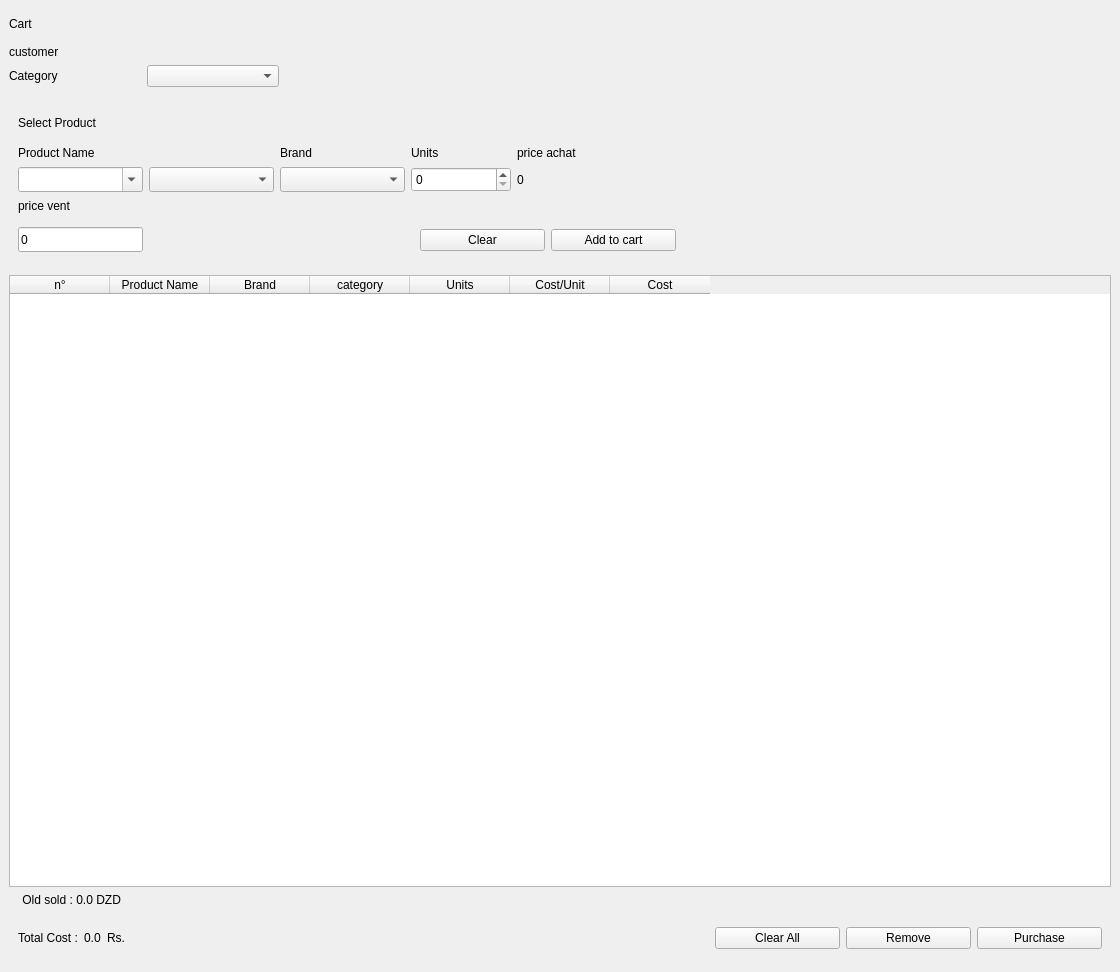
<?xml version="1.0" encoding="UTF-8"?>
<ui version="4.0">
 <class>purchase</class>
 <widget class="QWidget" name="purchase">
  <property name="geometry">
   <rect>
    <x>0</x>
    <y>0</y>
    <width>1120</width>
    <height>972</height>
   </rect>
  </property>
  <property name="windowTitle">
   <string>Form</string>
  </property>
  <property name="type" stdset="0">
   <string>main</string>
  </property>
  <layout class="QGridLayout">
   <property name="leftMargin">
    <number>0</number>
   </property>
   <property name="topMargin">
    <number>0</number>
   </property>
   <property name="rightMargin">
    <number>0</number>
   </property>
   <property name="bottomMargin">
    <number>0</number>
   </property>
   <property name="spacing">
    <number>2</number>
   </property>
   <item row="0" column="0">
    <widget class="QFrame" name="mainframe_2">
     <property name="enabled">
      <bool>true</bool>
     </property>
     <property name="styleSheet">
      <string notr="true"/>
     </property>
     <property name="type" stdset="0">
      <string>mainframe</string>
     </property>
     <layout class="QGridLayout" name="gridLayout_4">
      <item row="0" column="0" colspan="3">
       <widget class="QLabel" name="h_2">
        <property name="minimumSize">
         <size>
          <width>0</width>
          <height>30</height>
         </size>
        </property>
        <property name="maximumSize">
         <size>
          <width>16777215</width>
          <height>30</height>
         </size>
        </property>
        <property name="styleSheet">
         <string notr="true"/>
        </property>
        <property name="text">
         <string>Cart</string>
        </property>
        <property name="type" stdset="0">
         <string>heading</string>
        </property>
       </widget>
      </item>
      <item row="3" column="0">
       <widget class="Line" name="line">
        <property name="orientation">
         <enum>Qt::Vertical</enum>
        </property>
       </widget>
      </item>
      <item row="1" column="0">
       <layout class="QVBoxLayout" name="verticalLayout_2">
        <item>
         <layout class="QHBoxLayout" name="horizontalLayout_6">
          <item>
           <widget class="QLabel" name="label_5">
            <property name="font">
             <font>
              <stylestrategy>PreferDefault</stylestrategy>
             </font>
            </property>
            <property name="layoutDirection">
             <enum>Qt::LeftToRight</enum>
            </property>
            <property name="text">
             <string>customer</string>
            </property>
           </widget>
          </item>
         </layout>
        </item>
       </layout>
      </item>
      <item row="7" column="2" alignment="Qt::AlignRight">
       <widget class="QFrame" name="frameCartButtons">
        <property name="minimumSize">
         <size>
          <width>0</width>
          <height>50</height>
         </size>
        </property>
        <property name="maximumSize">
         <size>
          <width>16777215</width>
          <height>50</height>
         </size>
        </property>
        <layout class="QHBoxLayout" name="horizontalLayout_3">
         <item>
          <widget class="QPushButton" name="buttonClearAll">
           <property name="minimumSize">
            <size>
             <width>125</width>
             <height>0</height>
            </size>
           </property>
           <property name="maximumSize">
            <size>
             <width>125</width>
             <height>16777215</height>
            </size>
           </property>
           <property name="cursor">
            <cursorShape>PointingHandCursor</cursorShape>
           </property>
           <property name="text">
            <string>Clear All</string>
           </property>
          </widget>
         </item>
         <item>
          <widget class="QPushButton" name="buttonRemove">
           <property name="minimumSize">
            <size>
             <width>125</width>
             <height>0</height>
            </size>
           </property>
           <property name="maximumSize">
            <size>
             <width>125</width>
             <height>16777215</height>
            </size>
           </property>
           <property name="cursor">
            <cursorShape>PointingHandCursor</cursorShape>
           </property>
           <property name="text">
            <string>Remove</string>
           </property>
          </widget>
         </item>
         <item>
          <widget class="QPushButton" name="buttonPurchase">
           <property name="minimumSize">
            <size>
             <width>125</width>
             <height>0</height>
            </size>
           </property>
           <property name="maximumSize">
            <size>
             <width>125</width>
             <height>16777215</height>
            </size>
           </property>
           <property name="cursor">
            <cursorShape>PointingHandCursor</cursorShape>
           </property>
           <property name="text">
            <string>Purchase</string>
           </property>
          </widget>
         </item>
        </layout>
       </widget>
      </item>
      <item row="4" column="0">
       <widget class="QFrame" name="mainframe_1">
        <property name="minimumSize">
         <size>
          <width>0</width>
          <height>170</height>
         </size>
        </property>
        <property name="maximumSize">
         <size>
          <width>16777215</width>
          <height>170</height>
         </size>
        </property>
        <property name="styleSheet">
         <string notr="true"/>
        </property>
        <property name="type" stdset="0">
         <string>mainframe</string>
        </property>
        <layout class="QGridLayout" name="gridLayout_2">
         <item row="19" column="3" colspan="2" alignment="Qt::AlignRight">
          <widget class="QFrame" name="frameSearchButtons">
           <property name="maximumSize">
            <size>
             <width>16777215</width>
             <height>50</height>
            </size>
           </property>
           <property name="styleSheet">
            <string notr="true"/>
           </property>
           <layout class="QHBoxLayout" name="horizontalLayout">
            <item>
             <widget class="QPushButton" name="buttonClear">
              <property name="minimumSize">
               <size>
                <width>125</width>
                <height>0</height>
               </size>
              </property>
              <property name="maximumSize">
               <size>
                <width>125</width>
                <height>16777215</height>
               </size>
              </property>
              <property name="cursor">
               <cursorShape>PointingHandCursor</cursorShape>
              </property>
              <property name="text">
               <string>Clear</string>
              </property>
              <property name="iconSize">
               <size>
                <width>16</width>
                <height>16</height>
               </size>
              </property>
             </widget>
            </item>
            <item>
             <widget class="QPushButton" name="buttonAdd">
              <property name="minimumSize">
               <size>
                <width>125</width>
                <height>0</height>
               </size>
              </property>
              <property name="maximumSize">
               <size>
                <width>125</width>
                <height>16777215</height>
               </size>
              </property>
              <property name="cursor">
               <cursorShape>PointingHandCursor</cursorShape>
              </property>
              <property name="text">
               <string>Add to cart</string>
              </property>
             </widget>
            </item>
           </layout>
          </widget>
         </item>
         <item row="0" column="0" colspan="5">
          <widget class="QLabel" name="h_1">
           <property name="enabled">
            <bool>true</bool>
           </property>
           <property name="minimumSize">
            <size>
             <width>0</width>
             <height>30</height>
            </size>
           </property>
           <property name="maximumSize">
            <size>
             <width>16777215</width>
             <height>30</height>
            </size>
           </property>
           <property name="styleSheet">
            <string notr="true"/>
           </property>
           <property name="text">
            <string>Select Product</string>
           </property>
           <property name="type" stdset="0">
            <string>heading</string>
           </property>
          </widget>
         </item>
         <item row="19" column="0">
          <widget class="QLineEdit" name="fieldpricev">
           <property name="minimumSize">
            <size>
             <width>125</width>
             <height>25</height>
            </size>
           </property>
           <property name="maximumSize">
            <size>
             <width>300</width>
             <height>25</height>
            </size>
           </property>
           <property name="text">
            <string>0</string>
           </property>
          </widget>
         </item>
         <item row="18" column="0">
          <widget class="QLabel" name="labelCode">
           <property name="styleSheet">
            <string notr="true"/>
           </property>
           <property name="text">
            <string>price vent</string>
           </property>
          </widget>
         </item>
         <item row="17" column="0">
          <widget class="QComboBox" name="fieldName">
           <property name="minimumSize">
            <size>
             <width>125</width>
             <height>25</height>
            </size>
           </property>
           <property name="styleSheet">
            <string notr="true"/>
           </property>
           <property name="editable">
            <bool>true</bool>
           </property>
          </widget>
         </item>
         <item row="6" column="0">
          <widget class="QLabel" name="labelName">
           <property name="maximumSize">
            <size>
             <width>16777215</width>
             <height>25</height>
            </size>
           </property>
           <property name="styleSheet">
            <string notr="true"/>
           </property>
           <property name="text">
            <string>Product Name</string>
           </property>
          </widget>
         </item>
         <item row="17" column="1">
          <widget class="QComboBox" name="fieldCategory">
           <property name="minimumSize">
            <size>
             <width>125</width>
             <height>25</height>
            </size>
           </property>
           <property name="styleSheet">
            <string notr="true"/>
           </property>
          </widget>
         </item>
         <item row="17" column="2">
          <widget class="QComboBox" name="fieldBrand">
           <property name="enabled">
            <bool>true</bool>
           </property>
           <property name="minimumSize">
            <size>
             <width>125</width>
             <height>25</height>
            </size>
           </property>
           <property name="styleSheet">
            <string notr="true"/>
           </property>
          </widget>
         </item>
         <item row="6" column="2">
          <widget class="QLabel" name="labelBrand">
           <property name="styleSheet">
            <string notr="true"/>
           </property>
           <property name="text">
            <string>Brand</string>
           </property>
          </widget>
         </item>
         <item row="17" column="3">
          <widget class="QSpinBox" name="fieldUnits">
           <property name="minimumSize">
            <size>
             <width>100</width>
             <height>25</height>
            </size>
           </property>
           <property name="maximumSize">
            <size>
             <width>100</width>
             <height>25</height>
            </size>
           </property>
           <property name="styleSheet">
            <string notr="true"/>
           </property>
           <property name="buttonSymbols">
            <enum>QAbstractSpinBox::UpDownArrows</enum>
           </property>
          </widget>
         </item>
         <item row="6" column="3">
          <widget class="QLabel" name="labelUnits">
           <property name="styleSheet">
            <string notr="true"/>
           </property>
           <property name="text">
            <string>Units</string>
           </property>
          </widget>
         </item>
         <item row="6" column="4">
          <widget class="QLabel" name="label">
           <property name="text">
            <string>price achat</string>
           </property>
          </widget>
         </item>
         <item row="17" column="4">
          <widget class="QLabel" name="filedpriceachat">
           <property name="text">
            <string>0</string>
           </property>
          </widget>
         </item>
        </layout>
       </widget>
      </item>
      <item row="7" column="0" alignment="Qt::AlignLeft">
       <widget class="QFrame" name="frameCost">
        <property name="minimumSize">
         <size>
          <width>0</width>
          <height>30</height>
         </size>
        </property>
        <property name="maximumSize">
         <size>
          <width>16777215</width>
          <height>30</height>
         </size>
        </property>
        <layout class="QHBoxLayout" name="horizontalLayout_2">
         <item>
          <widget class="QLabel" name="labelTotal">
           <property name="styleSheet">
            <string notr="true"/>
           </property>
           <property name="text">
            <string>Total Cost :</string>
           </property>
          </widget>
         </item>
         <item>
          <widget class="QLabel" name="labelCost">
           <property name="styleSheet">
            <string notr="true"/>
           </property>
           <property name="text">
            <string>0.0</string>
           </property>
          </widget>
         </item>
         <item>
          <widget class="QLabel" name="labelRs">
           <property name="styleSheet">
            <string notr="true"/>
           </property>
           <property name="text">
            <string>Rs.</string>
           </property>
          </widget>
         </item>
        </layout>
       </widget>
      </item>
      <item row="6" column="0">
       <widget class="QLabel" name="label_6">
        <property name="text">
         <string>    Old sold : 0.0 DZD</string>
        </property>
       </widget>
      </item>
      <item row="2" column="0">
       <layout class="QHBoxLayout" name="horizontalLayout_4">
        <property name="spacing">
         <number>7</number>
        </property>
        <property name="sizeConstraint">
         <enum>QLayout::SetNoConstraint</enum>
        </property>
        <item>
         <widget class="QLabel" name="labelCategory">
          <property name="styleSheet">
           <string notr="true"/>
          </property>
          <property name="text">
           <string>Category</string>
          </property>
         </widget>
        </item>
        <item>
         <widget class="QComboBox" name="comboBox"/>
        </item>
        <item>
         <widget class="QLabel" name="label_4">
          <property name="text">
           <string/>
          </property>
         </widget>
        </item>
        <item>
         <widget class="QLabel" name="label_3">
          <property name="text">
           <string/>
          </property>
         </widget>
        </item>
        <item>
         <widget class="QLabel" name="label_2">
          <property name="text">
           <string/>
          </property>
         </widget>
        </item>
       </layout>
      </item>
      <item row="5" column="0" colspan="3">
       <widget class="QTableWidget" name="tableCart">
        <property name="enabled">
         <bool>true</bool>
        </property>
        <property name="sizeAdjustPolicy">
         <enum>QAbstractScrollArea::AdjustToContents</enum>
        </property>
        <property name="editTriggers">
         <set>QAbstractItemView::NoEditTriggers</set>
        </property>
        <property name="selectionMode">
         <enum>QAbstractItemView::SingleSelection</enum>
        </property>
        <property name="selectionBehavior">
         <enum>QAbstractItemView::SelectRows</enum>
        </property>
        <attribute name="verticalHeaderVisible">
         <bool>false</bool>
        </attribute>
        <column>
         <property name="text">
          <string>n°</string>
         </property>
        </column>
        <column>
         <property name="text">
          <string>Product Name</string>
         </property>
        </column>
        <column>
         <property name="text">
          <string>Brand</string>
         </property>
        </column>
        <column>
         <property name="text">
          <string>category</string>
         </property>
        </column>
        <column>
         <property name="text">
          <string>Units</string>
         </property>
        </column>
        <column>
         <property name="text">
          <string>Cost/Unit</string>
         </property>
        </column>
        <column>
         <property name="text">
          <string>Cost</string>
         </property>
        </column>
       </widget>
      </item>
     </layout>
    </widget>
   </item>
  </layout>
 </widget>
 <resources/>
 <connections/>
</ui>
